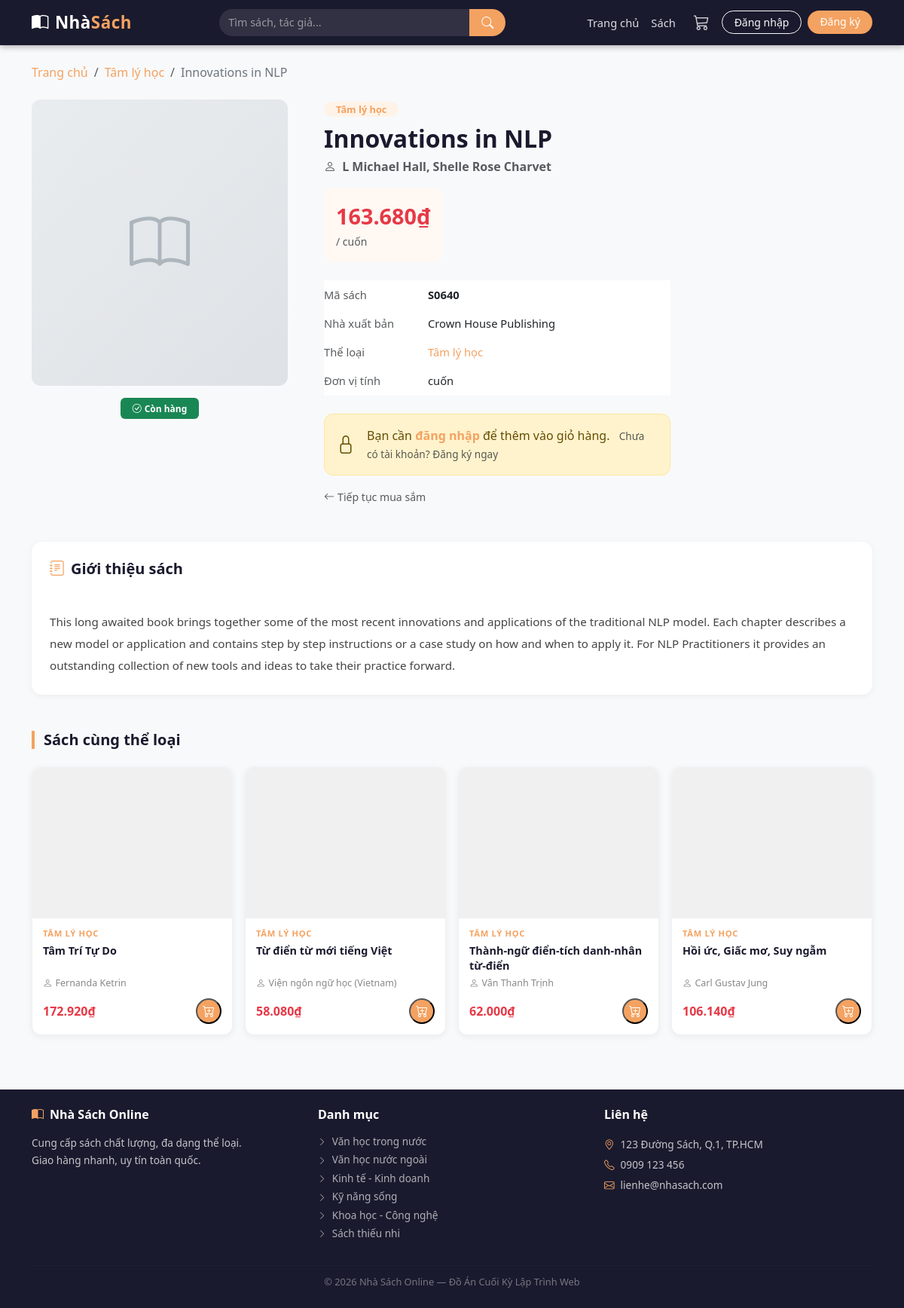
Screenshot of /book.php?id=640 with the database file from the repository.
### tables this page shows
CREATE TABLE `sach` (
  `id` int(11) NOT NULL,
  `ma_sach` varchar(20) NOT NULL,
  `ten` varchar(255) NOT NULL,
  `tac_gia` varchar(150) DEFAULT NULL,
  `the_loai_id` int(11) NOT NULL,
  `nha_xb` varchar(150) DEFAULT NULL,
  `mo_ta` text DEFAULT NULL,
  `don_vi_tinh` varchar(30) DEFAULT 'cuốn',
  `hinh` varchar(255) DEFAULT NULL,
  `so_luong` int(11) NOT NULL DEFAULT 0,
  `gia_nhap` decimal(15,2) NOT NULL DEFAULT 0.00,
  `ty_le_ln` decimal(5,2) NOT NULL DEFAULT 0.00,
  `hien_trang` tinyint(1) NOT NULL DEFAULT 1,
  `da_nhap_hang` tinyint(1) NOT NULL DEFAULT 0,
  `ngay_tao` datetime DEFAULT current_timestamp()
);

CREATE TABLE `the_loai` (
  `id` int(11) NOT NULL,
  `ten` varchar(100) NOT NULL,
  `mo_ta` text DEFAULT NULL,
  `trang_thai` tinyint(1) NOT NULL DEFAULT 1
);

### book.php (the view, shortened to what this page needs)
<?php
require_once 'includes/header.php';
$id = (int)($_GET['id'] ?? 0);
$stmt = $pdo->prepare("
    SELECT s.*, tl.ten AS ten_the_loai,
           ROUND(s.gia_nhap * (1 + s.ty_le_ln/100), 0) AS gia_ban
    FROM sach s
    JOIN the_loai tl ON s.the_loai_id = tl.id
    WHERE s.id = ? AND s.hien_trang = 1
");
$stmt->execute([$id]);
$sach = $stmt->fetch();
$stmt = $pdo->prepare("
    SELECT s.*, ROUND(s.gia_nhap * (1 + s.ty_le_ln/100), 0) AS gia_ban,
           tl.ten AS ten_the_loai
    FROM sach s
    JOIN the_loai tl ON s.the_loai_id = tl.id
    WHERE s.the_loai_id = ? AND s.id != ? AND s.hien_trang = 1 AND s.so_luong > 0
    ORDER BY RAND()
    LIMIT 4
");
$stmt->execute([$sach['the_loai_id'], $id]);
$sach_lien_quan = $stmt->fetchAll();
?>
<div class="container py-4">
  <nav class="mb-4">
    <ol class="breadcrumb">
      <li class="breadcrumb-item"><a href="/nhasach/index.php">Trang chủ</a></li>
      <li class="breadcrumb-item">
        <a href="/nhasach/books.php?the_loai=<?= $sach['the_loai_id'] ?>">
          <?= htmlspecialchars($sach['ten_the_loai']) ?>
        </a>
      </li>
      <li class="breadcrumb-item active"><?= htmlspecialchars($sach['ten']) ?></li>
    </ol>
  </nav>
  <div class="row g-5">
    <div class="col-md-4 text-center">
      <?php if (!empty($sach['hinh']) && file_exists("uploads/" . $sach['hinh'])): ?>
        <img src="/nhasach/uploads/<?= htmlspecialchars($sach['hinh']) ?>"
             alt="<?= htmlspecialchars($sach['ten']) ?>"
             class="book-detail-img">
      <?php else: ?>
        <div class="d-flex align-items-center justify-content-center"
             style="height:380px; background:linear-gradient(135deg,#e9ecef,#dee2e6);
                    border-radius:12px; color:#adb5bd; font-size:5rem;">
          <i class="bi bi-book"></i>
        </div>
      <?php endif; ?>
      <div class="mt-3">
        <?php if ($sach['so_luong'] > 5): ?>
          <span class="badge bg-success px-3 py-2">
            <i class="bi bi-check-circle me-1"></i>Còn hàng
          </span>
        <?php elseif ($sach['so_luong'] > 0): ?>
          <span class="badge bg-warning text-dark px-3 py-2">
            <i class="bi bi-exclamation-circle me-1"></i>Sắp hết (còn <?= $sach['so_luong'] ?> <?= htmlspecialchars($sach['don_vi_tinh']) ?>)
          </span>
        <?php else: ?>
          <span class="badge bg-danger px-3 py-2">
            <i class="bi bi-x-circle me-1"></i>Hết hàng
          </span>
        <?php endif; ?>
      </div>
    </div>
    <div class="col-md-8">
      <span class="badge mb-2 px-3 py-1"
            style="background:#fff3e8; color:#f4a261; font-size:.8rem; border-radius:20px;">
        <?= htmlspecialchars($sach['ten_the_loai']) ?>
      </span>
      <h2 class="fw-bold mb-1" style="color:#1a1a2e; line-height:1.3;">
        <?= htmlspecialchars($sach['ten']) ?>
      </h2>
      <?php if (!empty($sach['tac_gia'])): ?>
        <p class="text-muted mb-3">
          <i class="bi bi-person me-1"></i>
          <strong><?= htmlspecialchars($sach['tac_gia']) ?></strong>
        </p>
      <?php endif; ?>
      <div class="mb-4 p-3" style="background:#fff8f3; border-radius:12px; display:inline-block;">
        <div class="book-detail-price">
          <?= number_format($sach['gia_ban'], 0, ',', '.') ?>₫
        </div>
        <small class="text-muted">/ <?= htmlspecialchars($sach['don_vi_tinh']) ?></small>
      </div>
      <table class="table table-borderless mb-4" style="font-size:.92rem; max-width:460px;">
        <tr>
          <td class="text-muted ps-0" style="width:130px;">Mã sách</td>
          <td><strong><?= htmlspecialchars($sach['ma_sach']) ?></strong></td>
        </tr>
        <?php if (!empty($sach['nha_xb'])): ?>
        <tr>
          <td class="text-muted ps-0">Nhà xuất bản</td>
          <td><?= htmlspecialchars($sach['nha_xb']) ?></td>
        </tr>
        <?php endif; ?>
        <tr>
          <td class="text-muted ps-0">Thể loại</td>
          <td>
            <a href="/nhasach/books.php?the_loai=<?= $sach['the_loai_id'] ?>"
               style="color:#f4a261;">
              <?= htmlspecialchars($sach['ten_the_loai']) ?>
            </a>
          </td>
        </tr>
        <tr>
          <td class="text-muted ps-0">Đơn vị tính</td>
          <td><?= htmlspecialchars($sach['don_vi_tinh']) ?></td>
        </tr>
      </table>
      <?php if ($sach['so_luong'] > 0): ?>
        <?php if (isset($_SESSION['khach_hang_id'])): ?>
  <div class="d-flex align-items-center gap-3 flex-wrap mb-3">
    <div class="d-flex align-items-center gap-2">
      <label class="text-muted" style="font-size:.9rem;">Số lượng:</label>
      <div class="d-flex align-items-center gap-1">
        <button type="button" class="cart-qty-btn" onclick="changeQty(-1)">−</button>
        <input type="number" id="qty-input" class="qty-input"
               value="1" min="1" max="<?= $sach['so_luong'] ?>">
        <button type="button" class="cart-qty-btn" onclick="changeQty(1)">+</button>
      </div>
    </div>
    <button type="button" class="btn px-4 py-2 fw-semibold "
            data-id="<?= $sach['id'] ?>" id="btn-add-cart"
            style="background:#f4a261; color:#fff; border:none; border-radius:25px;">
      <i class="bi bi-cart-plus me-2"></i>Thêm vào giỏ
    </button>
  </div>
<?php else: ?>
          <div class="alert alert-warning d-flex align-items-center gap-3 mb-3"
               style="border-radius:12px; max-width:460px;">
            <i class="bi bi-lock fs-4"></i>
            <div>
              Bạn cần <a href="/nhasach/login.php" class="fw-bold" style="color:#f4a261;">đăng nhập</a>
              để thêm vào giỏ hàng.
              <a href="/nhasach/register.php" class="ms-2 text-muted" style="font-size:.85rem;">
                Chưa có tài khoản? Đăng ký ngay
              </a>
            </div>
          </div>
        <?php endif; ?>
      <?php else: ?>
        <button class="btn btn-secondary px-4 py-2" disabled style="border-radius:25px;">
          <i class="bi bi-cart-x me-2"></i>Hết hàng
        </button>
      <?php endif; ?>
      <div class="mt-2">
        <a href="/nhasach/books.php" class="text-muted" style="font-size:.88rem;">
          <i class="bi bi-arrow-left me-1"></i>Tiếp tục mua sắm
        </a>
      </div>
    </div>
  </div>
  <?php if (!empty($sach['mo_ta'])): ?>
  <div class="mt-5">
    <div class="p-4" style="background:#fff; border-radius:14px; box-shadow:0 2px 10px rgba(0,0,0,.05);">
      <h5 class="fw-bold mb-3" style="color:#1a1a2e;">
        <i class="bi bi-journal-text me-2" style="color:#f4a261;"></i>Giới thiệu sách
      </h5>
      <div style="font-size:.95rem; line-height:1.9; color:#444; white-space:pre-line;">
        <?= nl2br(htmlspecialchars($sach['mo_ta'])) ?>
      </div>
    </div>
  </div>
  <?php endif; ?>
  <?php if (count($sach_lien_quan) > 0): ?>
  <div class="mt-5">
    <h5 class="section-title mb-4">Sách cùng thể loại</h5>
    <div class="row g-3">
      <?php foreach ($sach_lien_quan as $sach): ?>
        <?php include 'includes/card_sach.php'; ?>
      <?php endforeach; ?>
    </div>
  </div>
  <?php endif; ?>
</div>
<?php require_once 'includes/footer.php'; ?>

### includes/card_sach.php (shortened to what this page needs)
<div class="col-lg-3 col-md-4 col-sm-6 d-flex">
    <div class="card-sach w-100">
    <a href="/nhasach/book.php?id=<?= $sach['id'] ?>"
   class="card-sach-img-wrap"
   style="display:block; height:200px; overflow:hidden;">
    </a>
    <div class="card-sach-body">
      <?php if (!empty($sach['ten_the_loai'])): ?>
        <span class="card-sach-tag"><?= htmlspecialchars($sach['ten_the_loai']) ?></span>
      <?php endif; ?>
      <a href="/nhasach/book.php?id=<?= $sach['id'] ?>" class="card-sach-title">
        <?= htmlspecialchars($sach['ten']) ?>
      </a>
      <?php if (!empty($sach['tac_gia'])): ?>
        <div class="card-sach-author">
          <i class="bi bi-person me-1"></i><?= htmlspecialchars($sach['tac_gia']) ?>
        </div>
      <?php endif; ?>
      <div class="card-sach-footer">
        <span class="card-sach-price">
          <?= number_format($sach['gia_ban'], 0, ',', '.') ?>₫
        </span>
        <?php if ($sach['so_luong'] > 0): ?>
          <button class="card-sach-btn-cart btn-them-gio"
          data-id="<?= $sach['id'] ?>"
          title="Thêm vào giỏ">
        <i class="bi bi-cart-plus"></i>
  </button>
<?php else: ?>
          <span class="card-sach-btn-disabled" title="Hết hàng">
            <i class="bi bi-cart-x"></i>
          </span>
        <?php endif; ?>
      </div>
    </div>
  </div>
</div>

### includes/footer.php (shortened to what this page needs)
<footer class="mt-5" style="background:#1a1a2e; color: rgba(255,255,255,0.75);">
  <div class="container py-4">
    <div class="row g-4">
      <div class="col-md-4">
        <h6 class="text-white fw-bold mb-3">
          <i class="bi bi-book-half me-2" style="color:#f4a261;"></i>Nhà Sách Online
        </h6>
        <p style="font-size:0.85rem; line-height:1.7;">
          Cung cấp sách chất lượng, đa dạng thể loại.<br>
          Giao hàng nhanh, uy tín toàn quốc.
        </p>
      </div>
      <div class="col-md-4">
        <h6 class="text-white fw-bold mb-3">Danh mục</h6>
        <ul class="list-unstyled" style="font-size:0.85rem;">
          <?php
          try {
              $stmt = $pdo->query("SELECT id, ten FROM the_loai WHERE trang_thai = 1 LIMIT 6");
              while ($tl = $stmt->fetch()):
          ?>
            <li class="mb-1">
              <a href="/nhasach/books.php?the_loai=<?= $tl['id'] ?>"
                 style="color:rgba(255,255,255,0.65); text-decoration:none;"
                 onmouseover="this.style.color='#f4a261'" onmouseout="this.style.color='rgba(255,255,255,0.65)'">
                <i class="bi bi-chevron-right me-1" style="font-size:0.7rem;"></i>
                <?= htmlspecialchars($tl['ten']) ?>
              </a>
            </li>
          <?php
              endwhile;
          } catch (Exception $e) {  }
          ?>
        </ul>
      </div>
      <div class="col-md-4">
        <h6 class="text-white fw-bold mb-3">Liên hệ</h6>
        <ul class="list-unstyled" style="font-size:0.85rem; line-height:2;">
          <li><i class="bi bi-geo-alt me-2" style="color:#f4a261;"></i>123 Đường Sách, Q.1, TP.HCM</li>
          <li><i class="bi bi-telephone me-2" style="color:#f4a261;"></i>0909 123 456</li>
          <li><i class="bi bi-envelope me-2" style="color:#f4a261;"></i>lienhe@nhasach.com</li>
        </ul>
      </div>
    </div>
    <hr style="border-color: rgba(255,255,255,0.1); margin: 16px 0 12px;">
    <p class="text-center mb-0" style="font-size:0.8rem; color:rgba(255,255,255,0.4);">
      © <?= date('Y') ?> Nhà Sách Online — Đồ Án Cuối Kỳ Lập Trình Web
    </p>
  </div>
</footer>
</body>
</html>

### assets/css/style.css (style rules this page uses)
:root { --primary: #1a1a2e; --accent: #f4a261; --accent-dk: #e08c4a; --danger: #e63946; --light-bg: #f8f9fa; --card-radius: 12px; }
body { color: #2d2d2d; background: var(--light-bg); }
a { text-decoration: none; }
.card-sach { height: 100%; background: #fff; border-radius: var(--card-radius); box-shadow: 0 2px 10px rgba(0, 0, 0, 0.06); border: 1px solid #eef0f4; transition: transform 0.22s, box-shadow 0.22s, border-color 0.22s; overflow: hidden; display: flex; flex-direction: column; min-width: 0; }
.card-sach-img-wrap { display: block !important; position: relative; overflow: hidden; height: 200px; background: #f0f0f0; }
.card-sach-body { padding: 12px 14px 14px; flex: 1; display: flex; flex-direction: column; }
.card-sach-tag { font-size: 0.7rem; color: var(--accent); text-transform: uppercase; letter-spacing: 0.06em; font-weight: 600; margin-bottom: 4px; display: block; min-height: 16px; }
.card-sach-title { font-size: 0.9rem; font-weight: 600; color: var(--primary); line-height: 1.4; display: -webkit-box; -webkit-line-clamp: 2; -webkit-box-orient: vertical; overflow: hidden; flex: 1; margin-bottom: 4px; min-height: 40px; }
.card-sach-author { font-size: 0.78rem; color: #888; margin-bottom: 10px; white-space: nowrap; overflow: hidden; text-overflow: ellipsis; min-height: 18px; }
.card-sach-footer { display: flex; align-items: center; justify-content: space-between; margin-top: auto; }
.card-sach-price { font-size: 1rem; font-weight: 700; color: var(--danger); }
.card-sach-btn-cart { width: 34px; height: 34px; border-radius: 50%; background: var(--accent); color: #fff; display: flex; align-items: center; justify-content: center; font-size: 1rem; transition: background 0.2s, transform 0.15s; flex-shrink: 0; }
.book-detail-price { font-size: 1.8rem; font-weight: 800; color: var(--danger); }
.section-title { font-weight: 700; color: var(--primary); border-left: 4px solid var(--accent); padding-left: 12px; }

### includes/header.php (style rules this page uses)
body { font-family: 'Segoe UI', sans-serif; background: #f8f9fa; }
.breadcrumb { margin: 0; }
.breadcrumb-item a { color: #f4a261; text-decoration: none; }
.breadcrumb-item.active { color: #6c757d; }

### rows the page displays
sach: the_loai.ten "Tâm lý học", ten "Innovations in NLP", tac_gia "L Michael Hall, Shelle Rose Charvet", don_vi_tinh "cuốn", ma_sach "S0640", nha_xb "Crown House Publishing", mo_ta "This long awaited book brings together some of the most recent innovations and applications of the traditional NLP model. Each chapter describes a new model or application and contains step by step instructions or a case study on how and when to apply it. For NLP Practitioners it provides an outstanding collection of new tools and ideas to take their practice forward."
sach: the_loai.ten "TÂM LÝ HỌC", ten "Tâm Trí Tự Do", tac_gia "Fernanda Ketrin", gia_ban "172.920"
sach: the_loai.ten "TÂM LÝ HỌC", ten "Từ điển từ mới tiếng Việt", tac_gia "Viện ngôn ngữ học (Vietnam)", gia_ban "58.080"
sach: the_loai.ten "TÂM LÝ HỌC", ten "Thành-ngữ điển-tích danh-nhân từ-điển", tac_gia "Vân Thanh Trịnh", gia_ban "62.000"
sach: the_loai.ten "TÂM LÝ HỌC", ten "Hồi ức, Giấc mơ, Suy ngẫm", tac_gia "Carl Gustav Jung", gia_ban "106.140"
the_loai: ten "Văn học trong nước"
the_loai: ten "Văn học nước ngoài"
the_loai: ten "Kinh tế - Kinh doanh"
the_loai: ten "Kỹ năng sống"
the_loai: ten "Khoa học - Công nghệ"
the_loai: ten "Sách thiếu nhi"

### other values shown
$sach['gia_ban'] "163.680"
